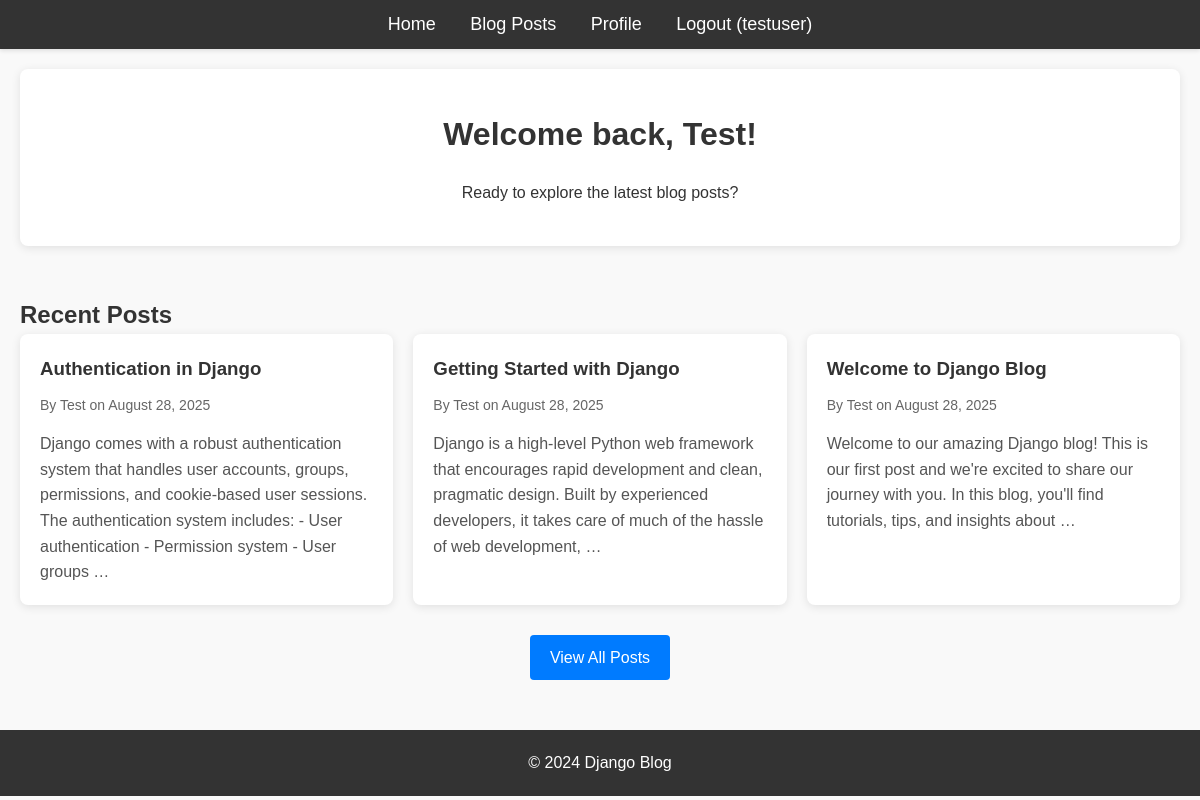
The app's page / (signed in) with its own data.
### blog/models.py (models this page shows, shortened)
class Post(models.Model):
    title = models.CharField(max_length=200)
    content = models.TextField()
    published_date = models.DateTimeField(auto_now_add=True)
    author = models.ForeignKey(User, on_delete=models.CASCADE)
    class Meta:
        ordering = ['-published_date']

### blog/views.py (the view)
# urls.py: path('', views.home, name='home'),
def home(request):
    recent_posts = Post.objects.all()[:5]  # Get 5 most recent posts
    return render(request, 'blog/home.html', {'posts': recent_posts})

### blog/templates/blog/home.html (shortened to what this page needs)
{% extends 'blog/base.html' %}
{% load static %}
{% block content %}
<div class="home-container">
    <div class="welcome-section">
        {% if user.is_authenticated %}
            <h1>Welcome back, {{ user.first_name|default:user.username }}!</h1>
            <p>Ready to explore the latest blog posts?</p>
        {% endif %}
    </div>
    <div class="recent-posts">
        <h2>Recent Posts</h2>
        {% if posts %}
            <div class="posts-grid">
                {% for post in posts %}
                    <div class="post-card">
                        <h3>{{ post.title }}</h3>
                        <p class="post-meta">
                            By {{ post.author.first_name|default:post.author.username }}
                            on {{ post.published_date|date:"F d, Y" }}
                        </p>
                        <p class="post-excerpt">{{ post.content|truncatewords:30 }}</p>
                    </div>
                {% endfor %}
            </div>
            <div class="view-all">
                <a href="{% url 'posts' %}" class="btn btn-primary">View All Posts</a>
            </div>
        {% else %}
            <p>No posts available yet. Be the first to write one!</p>
        {% endif %}
    </div>
</div>
{% endblock %}

### blog/templates/blog/base.html (shortened to what this page needs)
{% load static %}
<!DOCTYPE html>
<html lang="en">
<head>
    <link rel="stylesheet" href="{% static 'css/styles.css' %}">
</head>
<body>
    <header>
        <nav>
            <ul>
                <li><a href="{% url 'home' %}">Home</a></li>
                <li><a href="{% url 'posts' %}">Blog Posts</a></li>
                {% if user.is_authenticated %}
                    <li><a href="{% url 'profile' %}">Profile</a></li>
                    <li><a href="{% url 'logout' %}">Logout ({{ user.username }})</a></li>
                {% else %}
                    <li><a href="{% url 'login' %}">Login</a></li>
                    <li><a href="{% url 'register' %}">Register</a></li>
                {% endif %}
            </ul>
        </nav>
    </header>
    <div class="content">
        {% block content %}{% endblock %}
    </div>
    <footer>
        <p>&copy; 2024 Django Blog</p>
    </footer>
</body>
</html>

### blog/static/css/styles.css (style rules this page uses)
* { margin: 0; padding: 0; box-sizing: border-box; }
body { font-family: Arial, sans-serif; background-color: #f9f9f9; color: #333; line-height: 1.6; }
header { background-color: #333; padding: 10px; text-align: center; box-shadow: 0 2px 4px rgba(0,0,0,0.1); }
header nav ul { list-style-type: none; }
header nav ul li { display: inline; margin: 0 15px; }
header nav ul li a { color: white; text-decoration: none; font-size: 18px; transition: color 0.3s ease; }
.content { margin: 20px auto; max-width: 1200px; padding: 0 20px; }
.btn { padding: 10px 20px; background-color: #007bff; color: white; border: none; border-radius: 4px; cursor: pointer; font-size: 16px; text-decoration: none; display: inline-block; transition: background-color 0.3s ease; }
.btn-primary { background-color: #007bff; }
.welcome-section { text-align: center; margin-bottom: 50px; padding: 40px 20px; background: white; border-radius: 8px; box-shadow: 0 2px 10px rgba(0,0,0,0.1); }
.welcome-section h1 { margin-bottom: 20px; color: #333; }
.posts-grid { display: grid; grid-template-columns: repeat(auto-fit, minmax(300px, 1fr)); gap: 20px; margin-bottom: 30px; }
.post-card { background: white; padding: 20px; border-radius: 8px; box-shadow: 0 2px 10px rgba(0,0,0,0.1); }
.post-card h3 { margin-bottom: 10px; color: #333; }
.post-meta { color: #666; font-size: 14px; margin-bottom: 15px; }
.post-excerpt { color: #555; line-height: 1.6; }
.view-all { text-align: center; margin-top: 30px; }
footer { text-align: center; margin-top: 50px; padding: 20px; background-color: #333; color: white; }

### records on screen
Post: title "Authentication in Django", author.first_name "Test", published_date "August 28, 2025", content "Django comes with a robust authentication system that handles user accounts, groups, permissions, and cookie-based user sessions. The authentication system includes: - User authentication - Permission system - User groups …"
Post: title "Getting Started with Django", author.first_name "Test", published_date "August 28, 2025", content "Django is a high-level Python web framework that encourages rapid development and clean, pragmatic design. Built by experienced developers, it takes care of much of the hassle of web development, …"
Post: title "Welcome to Django Blog", author.first_name "Test", published_date "August 28, 2025", content "Welcome to our amazing Django blog! This is our first post and we're excited to share our journey with you. In this blog, you'll find tutorials, tips, and insights about …"

### other values on screen
{{ user.username }} "testuser"
{{ user.first_name|default:user.username }} "Test"
